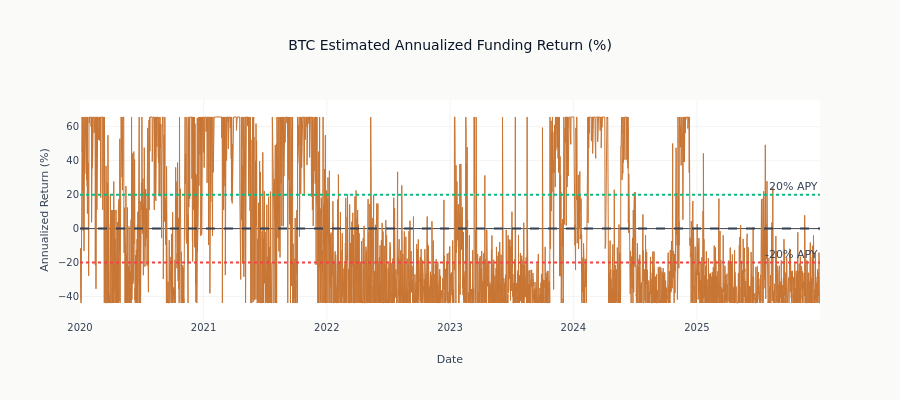

Here is the notebook cell this chart was saved with:
### Code cell
# Visualize annualized funding returns over time
# Note: Funding rate is clamped to ±0.05% per period, so annualized range is bounded
# to approximately ±55% (3 periods/day × 365 days × 0.05%)

fig = go.Figure()

fig.add_trace(
    go.Scatter(
        x=btc_funding["timestamp"].to_list(),
        y=btc_funding["annualized_pct"].to_list(),
        mode="lines",
        name="Annualized Funding Return",
        line=dict(color=COLORS["copper"], width=1),
    )
)

# Add horizontal lines for reference
fig.add_hline(y=0, line_dash="dash", line_color=COLORS["neutral"])
fig.add_hline(y=20, line_dash="dot", line_color=COLORS["positive"], annotation_text="20% APY")
fig.add_hline(y=-20, line_dash="dot", line_color=COLORS["negative"], annotation_text="-20% APY")

y_padding = 10
fig.update_layout(
    title="BTC Estimated Annualized Funding Return (%)",
    xaxis_title="Date",
    yaxis_title="Annualized Return (%)",
    yaxis=dict(range=[ann_min - y_padding, ann_max + y_padding]),
    height=400,
)
fig.show()

print(f"Annualized funding return range: {ann_min:.1f}% to {ann_max:.1f}%")

### Figure 1 — Plotly figure (JSON) as saved in the notebook; plotly's stock layout.template omitted (floating-point values rounded to 4 significant figures; data arrays with more than 128 entries replaced by an {"elided": "..."} marker saying what was removed)
{"data": [{"line": {"color": "#C87533", "width": 1}, "mode": "lines", "name": "Annualized Funding Return", "type": "scatter", "x": {"elided": "6555 str values"}, "y": {"elided": "6555 float values"}}], "layout": {"annotations": [{"showarrow": false, "text": "20% APY", "x": 1, "xanchor": "right", "xref": "x domain", "y": 20, "yanchor": "bottom", "yref": "y"}, {"showarrow": false, "text": "-20% APY", "x": 1, "xanchor": "right", "xref": "x domain", "y": -20, "yanchor": "bottom", "yref": "y"}], "height": 400, "shapes": [{"line": {"color": "#334155", "dash": "dash"}, "type": "line", "x0": 0, "x1": 1, "xref": "x domain", "y0": 0, "y1": 0, "yref": "y"}, {"line": {"color": "#10b981", "dash": "dot"}, "type": "line", "x0": 0, "x1": 1, "xref": "x domain", "y0": 20, "y1": 20, "yref": "y"}, {"line": {"color": "#ef4444", "dash": "dot"}, "type": "line", "x0": 0, "x1": 1, "xref": "x domain", "y0": -20, "y1": -20, "yref": "y"}], "title": {"text": "BTC Estimated Annualized Funding Return (%)"}, "xaxis": {"title": {"text": "Date"}}, "yaxis": {"range": [-53.8, 75.7], "title": {"text": "Annualized Return (%)"}}}}
